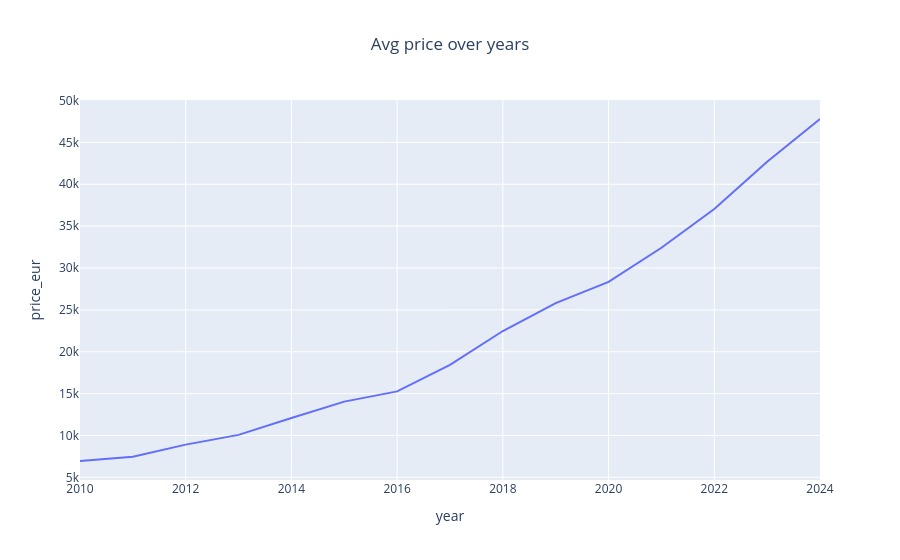

Notebook cell for this chart:
### Code cell
#figure_1(price over years)
fig_line=px.line(price_by_year,x="year",y="price_eur",title="Avg price over years")
fig_line.update_layout(title_x=0.5)
fig_line.show()

### Figure 1 — Plotly figure (JSON) as saved in the notebook; plotly's stock layout.template omitted (floating-point values rounded to 4 significant figures)
{"data": [{"hovertemplate": "year=%{x}<br>price_eur=%{y}<extra></extra>", "legendgroup": "", "line": {"color": "#636efa", "dash": "solid"}, "marker": {"symbol": "circle"}, "mode": "lines", "name": "", "orientation": "v", "showlegend": false, "type": "scatter", "x": [2010.0, 2011.0, 2012.0, 2013.0, 2014.0, 2015.0, 2016.0, 2017.0, 2018.0, 2019.0, 2020.0, 2021.0, 2022.0, 2023.0, 2024.0], "xaxis": "x", "y": [6950.0, 7465.0, 8907.0, 10070.0, 12090.0, 14040.0, 15270.0, 18440.0, 22470.0, 25810.0, 28340.0, 32410.0, 37050.0, 42680.0, 47790.0], "yaxis": "y"}], "layout": {"legend": {"tracegroupgap": 0}, "title": {"text": "Avg price over years", "x": 0.5}, "xaxis": {"anchor": "y", "domain": [0, 1], "title": {"text": "year"}}, "yaxis": {"anchor": "x", "domain": [0, 1], "title": {"text": "price_eur"}}}}
